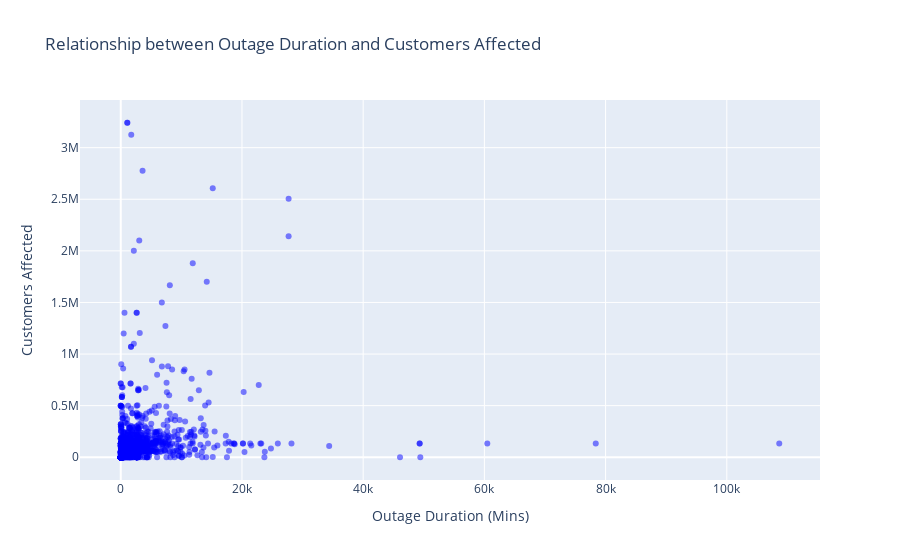

The notebook cell saved with this chart:
### Code cell
import matplotlib.pyplot as plt

outage_duration = linear_outages1['OUTAGE_DURATION']
customers_affected = linear_outages1['CUSTOMERS.AFFECTED']

# Create scatter plot
fig = go.Figure(data=go.Scatter(x=outage_duration, y=customers_affected, mode='markers', marker=dict(color='blue', opacity=0.5)))
fig.update_layout(
    title='Relationship between Outage Duration and Customers Affected',
    xaxis_title='Outage Duration (Mins)' ,
    yaxis_title='Customers Affected'
)
fig.show()

# Save the plot as HTML to a file
fig.write_html('assets\Outage_customers.html', include_plotlyjs='cdn')

### Figure 1 — Plotly figure (JSON) as saved in the notebook; plotly's stock layout.template omitted (floating-point values rounded to 4 significant figures; data arrays with more than 128 entries replaced by an {"elided": "..."} marker saying what was removed)
{"data": [{"marker": {"color": "blue", "opacity": 0.5}, "mode": "markers", "type": "scatter", "x": {"elided": "1507 float values"}, "y": {"elided": "1507 float values"}}], "layout": {"title": {"text": "Relationship between Outage Duration and Customers Affected"}, "xaxis": {"title": {"text": "Outage Duration (Mins)"}}, "yaxis": {"title": {"text": "Customers Affected"}}}}
